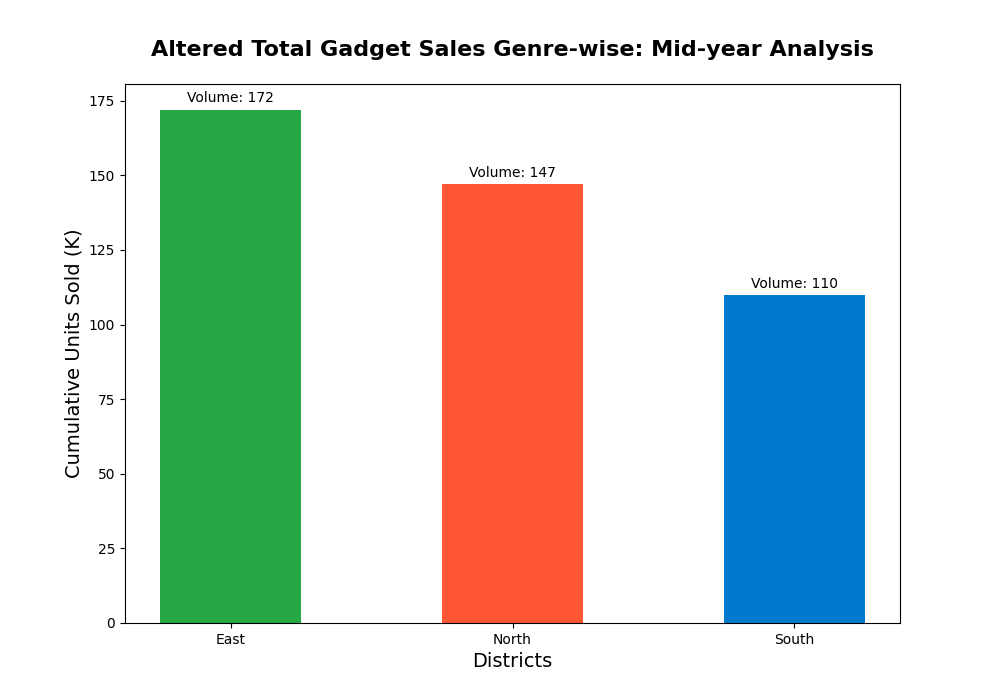

Write the Python code that produced this figure.
import matplotlib.pyplot as plt
import numpy as np

months = ['January', 'February', 'March', 'April', 'May', 'June']  # Removed as not used in the plot
regions = ['North', 'South', 'East']  # Removed as not used directly in the plot construction

north_sales = [15, 20, 25, 22, 30, 35]  # Removed as not used directly in the plot construction
south_sales = [10, 15, 12, 20, 25, 28]  # Removed as not used directly in the plot construction
east_sales = [18, 22, 27, 30, 35, 40]  # Removed as not used directly in the plot construction

# Used only the sum and sorted results for visualization
total_sales = [sum(north_sales), sum(south_sales), sum(east_sales)]
sales_data = list(zip(['North', 'South', 'East'], total_sales))
sorted_sales_data = sorted(sales_data, key=lambda x: x[1], reverse=True)

sorted_regions, sorted_totals = zip(*sorted_sales_data)

colors = ['#28A745', '#FF5733', '#007ACC']  # Background color for bars

fig, ax = plt.subplots(figsize=(10, 7))

bar_width = 0.5
index = np.arange(len(sorted_regions))

bars = ax.bar(index, sorted_totals, bar_width, color=colors[:len(sorted_regions)], tick_label=sorted_regions)

ax.set_title("Altered Total Gadget Sales Genre-wise: Mid-year Analysis", fontsize=16, fontweight='bold', pad=20)
ax.set_xlabel("Districts", fontsize=14)
ax.set_ylabel("Cumulative Units Sold (K)", fontsize=14)

for bar in bars:
    height = bar.get_height()
    ax.annotate(f'Volume: {height}', xy=(bar.get_x() + bar.get_width()/2, height), xytext=(0, 3), 
                textcoords="offset points", ha='center', va='bottom', fontsize=10)

plt.show()
